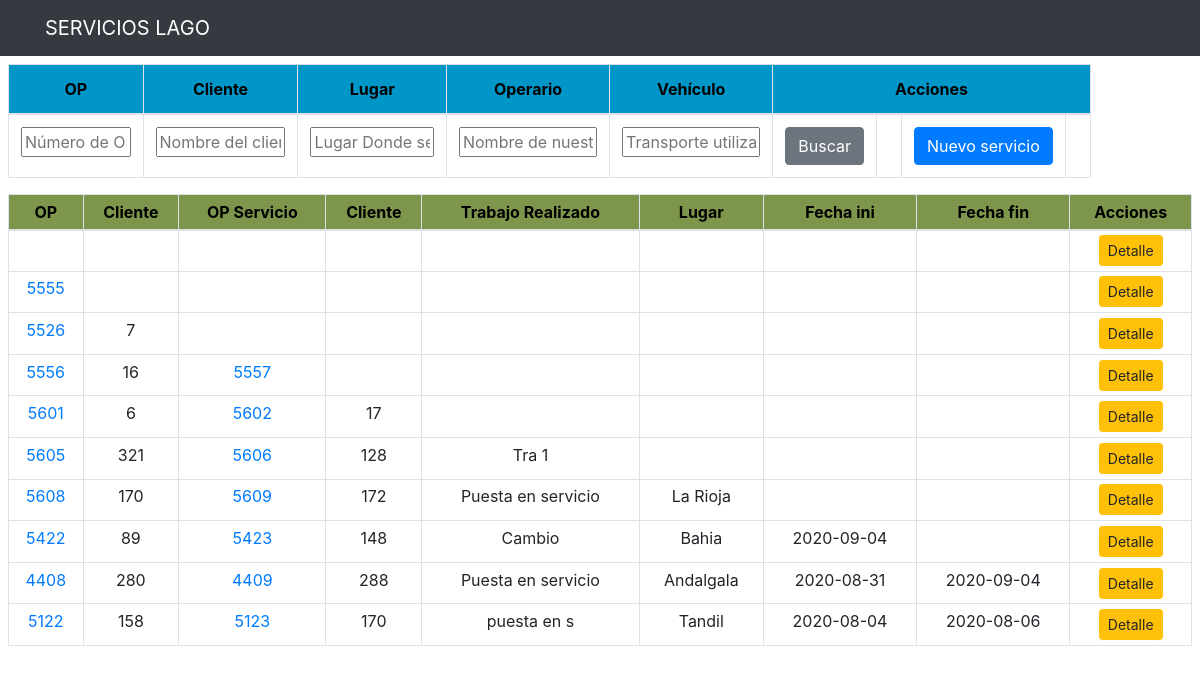
The page /Buscar/tablero.php on the database its author committed.
### tables this page shows
CREATE TABLE `servicios` (
  `id` int(5) NOT NULL,
  `Nombre` varchar(200) DEFAULT NULL,
  `OpRef` int(5) DEFAULT NULL,
  `idCliente1` int(5) DEFAULT NULL,
  `OpServicio` int(5) DEFAULT NULL,
  `idCliente2` int(5) DEFAULT NULL,
  `Trabajo` varchar(255) DEFAULT NULL,
  `Lugar` varchar(255) DEFAULT NULL,
  `FechaIni` date DEFAULT NULL,
  `FechaFin` date DEFAULT NULL,
  `Estado` varchar(30) DEFAULT NULL,
  `OBS` varchar(255) DEFAULT NULL
);

### Buscar/tablero.php (the view, shortened to what this page needs)
<?php
$esta = $_SERVER['PHP_SELF'];
?>
<div class="col-md-12 container p-2">
	<div class="row">
		<div class="col-md-11">
			<form action="<?php echo $esta; ?>" method="POST">
				<table class="table table-bordered">
					<thead class="thead-cel" style="text-align:center">
						<tr>
							<th>OP</th>
							<th>Cliente</th>
							<th>Lugar</th>
							<th>Operario</th>
							<th>Vehículo</th>
							<th colspan=4>Acciones</th>
						</tr>
					</thead>
					<tbody>
							<tr>
								<td ><input text="op1" name="op1" value="" style="width: 100%" placeholder="Número de OP"></td>
								<td><input text="cliente" name="cliente" style="width: 100%" placeholder="Nombre del cliente"></td>
								<td><input text="lugar" name="lugar" style="width: 100%" placeholder="Lugar Donde se realizó el servicio"></td>
								<td><input text="operario" name="operario" style="width: 100%" placeholder="Nombre de nuestro personal"></td>
								<td><input text="vehiculo" name="vehiculo" style="width: 100%" placeholder="Transporte utilizado"></td>
								<td><input type="submit" name="Busca" value="Buscar" class="btn btn-secondary"><td>
								<td><input type="submit" name="Nuevo" value="Nuevo servicio" class="btn btn-primary"><td>
							</tr>
					</tbody>
				</table>
			</form>
		</div>
	</div>
	<div class="row">
		<div class="col-md-12">
				<table class="table table-sm table-bordered table-hover">
					<thead class="thead-dario" style="text-align:center">
						<tr>
							<th>OP</th>
							<th>Cliente</th>
							<th>OP Servicio</th>
							<th>Cliente</th>
							<th>Trabajo Realizado</th>
							<th>Lugar</th>
							<th>Fecha ini</th>
							<th>Fecha fin</th>
							<th>Acciones</th>
					</thead>
					<tbody>
						<?php
							if (isset($_POST['Busca'])){
								$op1fin=$_POST['op1'];
								if(($op1fin < 1)) {$op1fin=1;}
								$clientefin= '%' . $_POST['cliente'] . '%';
								$lugarfin= '%' . $_POST['lugar'] . '%';
								$operariofin= '%' . $_POST['operario'] . '%';
								$vehiculofin= '%' . $_POST['vehiculo'] . '%';
								if ($op1fin == 1){
									$query = "SELECT * FROM servicios WHERE idCliente1 LIKE '$clientefin'
																		AND Lugar LIKE '$lugarfin'";
								}
								else{
									$query = "SELECT * FROM servicios WHERE (OpRef = $op1fin)
																		OR (OpServicio = $op1fin)";
								}
							}
							else{
								$query = "SELECT * FROM servicios";
							}
							$result_tasks = mysqli_query($conn,$query);
							while ($row=mysqli_fetch_array($result_tasks)) { ?>
								<tr>
									<td><a href="../Buscar/VerOp.php?id=<?php echo $row['OpRef'] ?>"><?php echo $row['OpRef'] ?>
										</a></td>
									<td><?php echo $row['idCliente1'] ?></td>
									<td><a href="../Buscar/VerOp.php?id=<?php echo $row['OpServicio'] ?>"><?php echo $row['OpServicio'] ?>
										</a></td>
									<td><?php echo $row['idCliente2'] ?></td>
									<td><?php echo $row['Trabajo'] ?></td>
									<td><?php echo $row['Lugar'] ?></td>
									<td><?php echo $row['FechaIni'] ?></td>
									<td><?php echo $row['FechaFin'] ?></td>
									<td>
										<a href="../edit.php?id=<?php echo $row['id'] ?>" class=
										"btn btn-warning btn-sm">
											Detalle </i>
										</a>
									</td>
								</tr>
							<?php }
						?>
					</tbody>
				</table>
		</div>
	</div>
</div>

### includes/header.php (style rules this page uses)
.container { text-align: center; }
.thead-cel { background-color: rgb(0, 150, 200); color: black; }
.thead-dario { background-color: rgb(125, 150, 75); color: black; }

### rows shown on the page
servicios: OpRef "5555"
servicios: OpRef "5526", idCliente1 "7"
servicios: OpRef "5556", idCliente1 "16", OpServicio "5557"
servicios: OpRef "5601", idCliente1 "6", OpServicio "5602", idCliente2 "17"
servicios: OpRef "5605", idCliente1 "321", OpServicio "5606", idCliente2 "128", Trabajo "Tra 1"
servicios: OpRef "5608", idCliente1 "170", OpServicio "5609", idCliente2 "172", Trabajo "Puesta en servicio", Lugar "La Rioja"
servicios: OpRef "5422", idCliente1 "89", OpServicio "5423", idCliente2 "148", Trabajo "Cambio", Lugar "Bahia", FechaIni "2020-09-04"
servicios: OpRef "4408", idCliente1 "280", OpServicio "4409", idCliente2 "288", Trabajo "Puesta en servicio", Lugar "Andalgala", FechaIni "2020-08-31", FechaFin "2020-09-04"
servicios: OpRef "5122", idCliente1 "158", OpServicio "5123", idCliente2 "170", Trabajo "puesta en s", Lugar "Tandil", FechaIni "2020-08-04", FechaFin "2020-08-06"
